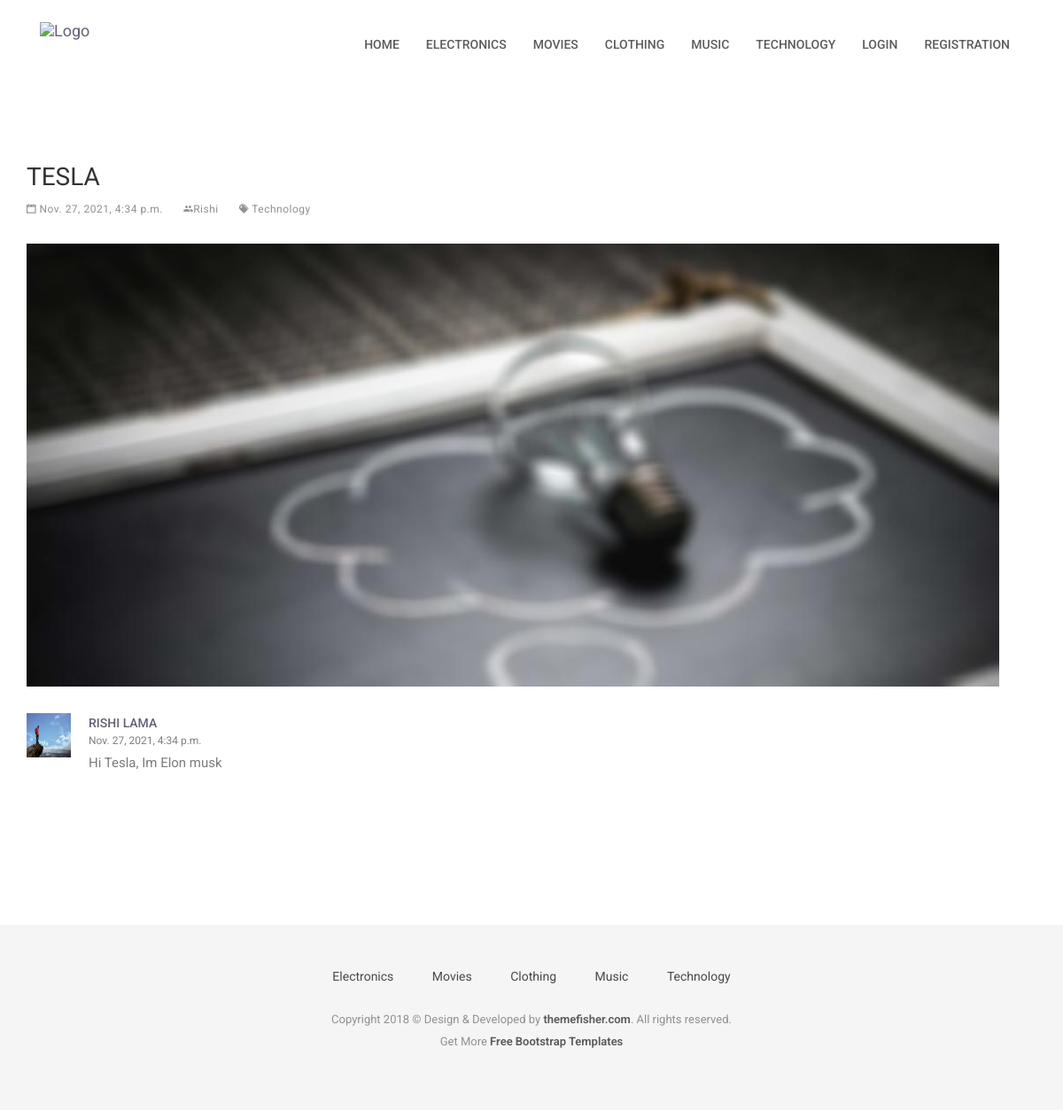
Page /question/2 on the committed database.
### category/models.py (models this page shows, shortened)
class Category(models.Model):
    title = models.CharField(max_length=255)
    status = models.BooleanField(default=True)

### question_answer/models.py (models this page shows, shortened)
class Question(models.Model):
    category = models.ForeignKey(Category, on_delete=models.CASCADE)
    user = models.ForeignKey(User, on_delete=models.SET_NULL, null=True, blank=True)
    question = models.CharField(max_length=255)
    status= models.BooleanField(default=True)
    added_date = models.DateTimeField(auto_now_add=True)

class Answer(models.Model):
    question = models.ForeignKey(Question, on_delete=models.CASCADE)
    user = models.ForeignKey(User, on_delete=models.SET_NULL, null=True, blank=True)
    answer = models.TextField()
    added_date = models.DateTimeField(auto_now_add=True)
    up_voting = models.IntegerField(default=0)
    down_voting = models.IntegerField(default=0)
    def __str__(self):
        return str(self.answer)

### user_profile/models.py (models this page shows, shortened)
class UserProfile(models.Model):
    user = models.ForeignKey(User, on_delete=models.CASCADE)
    profile_picture = models.ImageField(upload_to='profile picture', null=True, blank=True)
    address = models.TextField(null=True, blank=True)
    mobile_no = models.CharField(max_length=10)

### account/views.py (the view)
# urls.py: path('question/<int:question_id>', views.QuestionDetails, name="QuestionDetails"),
def QuestionDetails(request,question_id):
    navigation_categories = Category.objects.filter(status=True).order_by('-id')[:5]
    answersObjects = Answer.objects.filter(question_id=question_id)
    answers = {}
    for key, answer in enumerate(answersObjects):
        try:
            userProfileObject = UserProfile.objects.get(user=answer.user)
        except UserProfile.DoesNotExist:
            userProfileObject = {}
        answers[key] = {
            'answer' :answer,
            'user_profile' : userProfileObject
        }
    try:
        question = Question.objects.get(id=question_id)
    except Question.DoesNotExist:
        question = {}
    return render(request, 'question-details.html', {
                                                        'navigation_categories':navigation_categories,
                                                        'question':question,
                                                        'answers':list(answers.values()),
                                                    })

### templates/question-details.html (shortened to what this page needs)
{% extends 'base.html' %}
{% block content %}
<section class="page-wrapper">
    <div class="container">
        {% if question %}
        <div class="row">
            <div class="col-md-12">
                <div class="post post-single">
                    <h2 class="post-title">{{question.question|title}}</h2>
                    <div class="post-meta">
                        <ul>
                            <li>
                                <i class="ion-calendar"></i> {{question.added_date}}
                            </li>
                            {% if question.user %}
                            <li>
                                <i class="ion-android-people"></i>{{question.user.first_name}}
                            </li>
                            {% endif %}
                            <li>
                                <a href="{% url 'categoryQuestion' category_id=question.category.id %}"><i
                                        class="ion-pricetags"></i> {{question.category.title|title}}</a>
                            </li>
                        </ul>
                    </div>
                    <div class="post-thumb">
                        <img class="img-responsive" src="images/blog/blog-post-1.jpg" alt="">
                    </div>
                    <div class="post-comments">
                        {% if answers %}
                        {% for answerdict in answers %}
                        <ul class="media-list comments-list m-bot-50 clearlist">
                            <li class="media">
                                <a class="pull-left" href="#">
                                    <img class="media-object comment-avatar"
                                        src="{{answerdict.user_profile.profile_picture.url}}" alt="" width="50"
                                        height="50">
                                </a>
                                <div class="media-body">
                                    <div class="comment-info">
                                        <h4 class="comment-author">
                                            <a href="#">{{answerdict.answer.user.first_name}}
                                                {{answerdict.answer.user.last_name}}</a>
                                        </h4>
                                        <time>{{answerdict.answer.added_date}}</time>
                                    </div>
                                    <p>
                                        {{answerdict.answer}}
                                    </p>
                                    <div class="col-md-12">
                                    </div>
                                </div>
                            </li>
                        </ul>
                        {% endfor %}
                        {% else %}
                        <h6>Data not Found</h6>
                        {% endif %}
                    </div>
                </div>
            </div>
        </div>
        {% else %}
        <h6>Data not found</h6>
        {% endif %}
    </div>
</section>
{% endblock content %}

### templates/base.html (shortened to what this page needs)
{% load static %}
<!DOCTYPE html>
<html class="no-js">
<head>
    <link rel="stylesheet" href="{% static 'plugins/bootstrap/bootstrap.min.css' %}">
    <link rel="stylesheet" href="{% static 'plugins/Ionicons/css/ionicons.min.css' %}">
    <link rel="stylesheet" href="{% static 'plugins/animate-css/animate.css' %}">
    <link rel="stylesheet" href="{% static 'plugins/magnific-popup/magnific-popup.css' %}">
    <link rel="stylesheet" href="{% static 'plugins/slick/slick.css' %}">
    <link rel="stylesheet" href="{% static 'css/style.css' %}">
</head>
<body id="body">
    <header class="navigation">
        <div class="container">
            <div class="row">
                <div class="col-md-12">
                    <nav class="navbar">
                        <div class="container-fluid">
                            <div class="navbar-header">
                                <a class="navbar-brand" href="{% url 'homePage' %}">
                                    <img src="{% static 'images/logo.png' %}" alt="Logo">
                                </a>
                            </div>
                            <div class="collapse navbar-collapse" id="bs-example-navbar-collapse-1">
                                <ul class="nav navbar-nav navbar-right">
                                    <li><a href="{% url 'homePage' %}">Home</a></li>
                                    {% for category in navigation_categories %}
                                        <li><a href="{% url 'categoryQuestion' category_id=category.id%}">{{category.title|title}}</a></li>
                                    {% endfor %}
                                    {% if request.user.is_authenticated %}
                                        <li><a href="{% url 'userProfile' %}">Profile</a></li>
                                        <li><a href="#">Logout</a></li>
                                    {% else %}
                                        <li><a href="{% url 'userLogin' %}">Login</a></li>
                                        <li><a href="{% url 'userRegistration' %}">Registration</a></li>
                                    {% endif %}
                                </ul>
                            </div>
                        </div>
                    </nav>
                </div>
            </div>
        </div>
    </header>
    {% block content %}
    {% endblock content %}
    <footer class="footer">
        <div class="container">
            <div class="row">
                <div class="col-md-12">
                    <div class="footer-manu">
                        <ul>
                            {% for category in navigation_categories %}
                                <li><a href="{% url 'categoryQuestion' category_id=category.id%}">{{category.title|title}}</a></li>
                            {% endfor %}
                        </ul>
                    </div>
                    <p class="copyright">Copyright 2018 &copy; Design & Developed by <a
                            href="http://www.themefisher.com">themefisher.com</a>. All rights reserved.
                        <br>
                        Get More <a href="https://themefisher.com/free-bootstrap-templates/" target="_blank">Free
                            Bootstrap
                            Templates</a>
                    </p>
                </div>
            </div>
        </div>
    </footer>
</body>
</html>

### redditClone/assets/css/style.css (style rules this page uses)
body { line-height: 1.5; font-family: "Roboto", sans-serif; -webkit-font-smoothing: antialiased; }
h1, h2, h3, h4, h5, h6 { font-family: "Roboto", sans-serif; }
h1, h2, h3, h4, h5, h6 { font-weight: 400; }
h2 { font-size: 28px; }
h4 { font-size: 18px; }
p { color: #7B7B7B; font-size: 15px; font-family: "Roboto", sans-serif; }
ol, ul { margin: 0; padding: 0; list-style: none; }
a, a:focus, a:hover { text-decoration: none; outline: 0; color: #655E7A; }
.page-wrapper { padding: 70px 0; }
header { background: #fff; padding: 20px 0; }
header .navbar { margin-bottom: 0px; border: 0px; }
header .navbar-brand { padding-top: 5px; }
.navigation { background: #fff; padding: 20px 0; }
.navigation .navbar { margin-bottom: 0px; border: 0px; }
.navigation .navbar-brand { padding-top: 5px; }
.navigation .navbar { background: none; border: 0px; }
.navigation .navbar .navbar-nav { padding-top: 10px; }
.navigation .navbar .navbar-nav > li > a { color: #5C5C5C; padding: 10px 15px; font-weight: 500; font-size: 14px; text-transform: uppercase; }
.post.post-single { border: none; }
.post.post-single .post-thumb { margin-top: 30px; }
.post-comments { margin: 30px 0; }
.post-comments .media { margin-top: 20px; }
.post-comments .media > .pull-left { padding-right: 20px; }
.post-comments .comment-author { margin-top: 0; margin-bottom: 0px; font-weight: 500; }
.post-comments .comment-author a { color: #655E7A; font-size: 14px; text-transform: uppercase; }
.post-comments time { margin: 0 0 5px; display: inline-block; color: #808080; font-size: 12px; }
.post { background: #fff; margin-bottom: 40px; padding-bottom: 20px; }
.post .post-title { margin-top: 10px; margin: 25px 0 0; text-transform: uppercase; }
.post .post-meta { font-size: 13px; margin-top: 10px; }
.post .post-meta ul li { display: inline-block; color: #909090; margin-right: 20px; font-size: 12px; letter-spacing: .5px; }
.post .post-meta ul li a { color: #909090; }
.footer { background: #F5F5F5; text-align: center; padding-top: 48px; padding-bottom: 55px; }
.footer p { font-size: 13px; line-height: 25px; color: #919191; }
.footer a { color: #595959; }
.footer .footer-manu { padding-bottom: 25px; }
.footer .footer-manu ul { margin: 0px; padding: 0px; }
.footer .footer-manu ul li { display: inline-block; padding: 0px 20px; }
.footer .footer-manu ul li a { display: inline-block; color: #494949; }
.footer .copyright a { font-weight: 600; }

### rows in the picture
Category: title "ELECTRONICS", title "Electronics"
Category: title "MOVIES", title "Movies"
Category: title "CLOTHING", title "Clothing"
Category: title "MUSIC", title "Music"
Category: title "TECHNOLOGY", title "Technology"
Question: question "TESLA", added_date "Nov. 27, 2021, 4:34 p.m.", user.first_name "Rishi", category "Technology"
Answer: user_profile.profile_picture (picture), answer.user.first_name "RISHI", answer.user.last_name "LAMA", answer.added_date "Nov. 27, 2021, 4:34 p.m.", answer "Hi Tesla, Im Elon musk"
